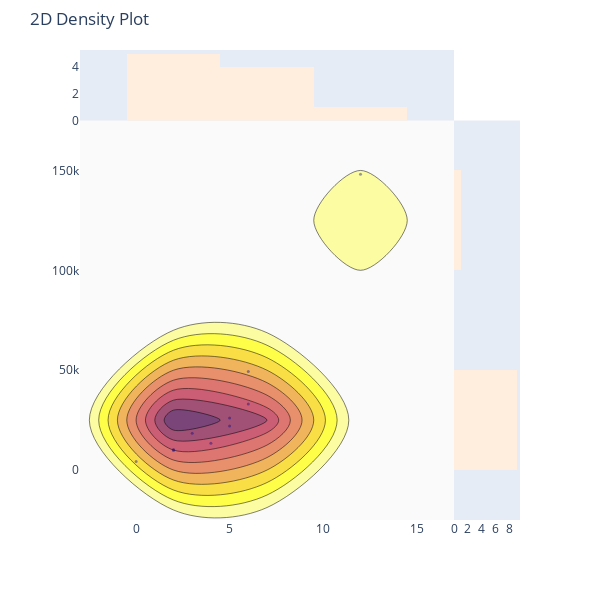

The cell this chart's notebook holds for it:
### Code cell
import plotly.figure_factory as ff

x = bar_pubg['solo_Wins']
y = bar_pubg['solo_TimeSurvived']
#z = df_bar_pubg['squad_Heals']

colorscale = ['#7A4579', '#D56073', 'rgb(236,158,105)', (1, 1, 0.2), (0.98,0.98,0.98)]

fig = ff.create_2d_density(
    x, y, colorscale=colorscale,
    hist_color='rgb(255, 237, 222)', point_size=3
)


iplot(fig, filename='histogram_subplots')

### Figure 1 — Plotly figure (JSON) as saved in the notebook; plotly's stock layout.template omitted (floating-point values rounded to 4 significant figures)
{"data": [{"marker": {"color": "rgb(0, 0, 128)", "opacity": 0.4, "size": 3}, "mode": "markers", "name": "points", "type": "scatter", "x": [3, 6, 0, 4, 2, 5, 12, 5, 6, 2], "y": [18470.0, 33010.0, 4330.0, 13420.0, 9841.0, 22000.0, 148100.0, 26090.0, 49280.0, 10280.0]}, {"colorscale": [[0, "rgb(122, 69, 121)"], [0.25, "rgb(213, 96, 115)"], [0.5, "rgb(236, 158, 105)"], [0.75, "rgb(255, 255, 51)"], [1, "rgb(250, 250, 250)"]], "name": "density", "ncontours": 20, "reversescale": true, "showscale": false, "type": "histogram2dcontour", "x": [3, 6, 0, 4, 2, 5, 12, 5, 6, 2], "y": [18470.0, 33010.0, 4330.0, 13420.0, 9841.0, 22000.0, 148100.0, 26090.0, 49280.0, 10280.0]}, {"marker": {"color": "rgb(255, 237, 222)"}, "name": "x density", "type": "histogram", "x": [3, 6, 0, 4, 2, 5, 12, 5, 6, 2], "yaxis": "y2"}, {"marker": {"color": "rgb(255, 237, 222)"}, "name": "y density", "type": "histogram", "xaxis": "x2", "y": [18470.0, 33010.0, 4330.0, 13420.0, 9841.0, 22000.0, 148100.0, 26090.0, 49280.0, 10280.0]}], "layout": {"autosize": false, "bargap": 0, "height": 600, "hovermode": "closest", "margin": {"t": 50}, "showlegend": false, "title": {"text": "2D Density Plot"}, "width": 600, "xaxis": {"domain": [0, 0.85], "showgrid": false, "zeroline": false}, "xaxis2": {"domain": [0.85, 1], "showgrid": false, "zeroline": false}, "yaxis": {"domain": [0, 0.85], "showgrid": false, "zeroline": false}, "yaxis2": {"domain": [0.85, 1], "showgrid": false, "zeroline": false}}}
